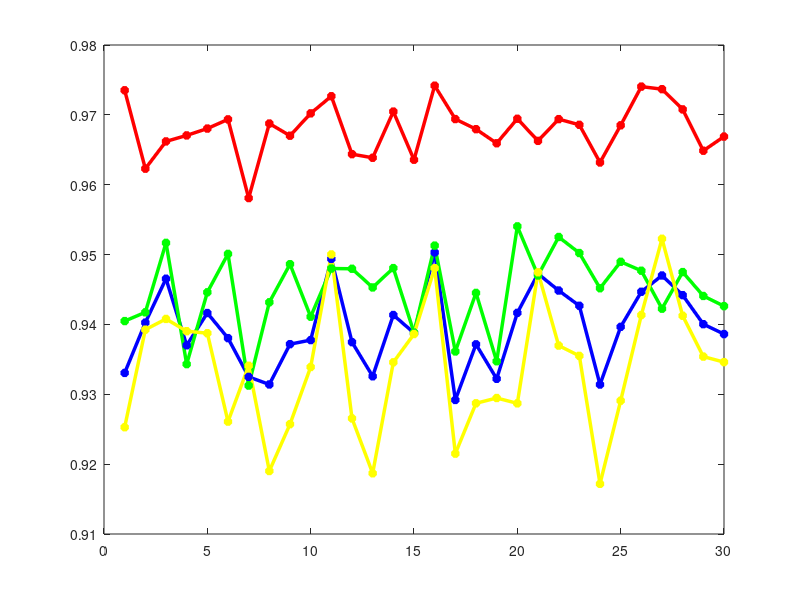

Reproduce this figure in MATLAB. (Note: this script raises an error after producing the figure.)
clc
clear
load('passcl_R.mat');
load('passre_R.mat');
figure
plot(1:30,result.AUC(:,1),'b-','LineWidth',2.5);
hold on
plot(1:30,result.AUC(:,2),'g-','LineWidth',2.5);
hold on
plot(1:30,result.AUC(:,3),'y-','LineWidth',2.5);
hold on
plot(1:30,result.AUC(:,4),'r-','LineWidth',2.5);
hold on

plot(1:30,result.AUC(:,1),'b*','LineWidth',2.5);
hold on
plot(1:30,result.AUC(:,2),'g*','LineWidth',2.5);
hold on
plot(1:30,result.AUC(:,3),'y*','LineWidth',2.5);
hold on
plot(1:30,result.AUC(:,4),'r*','LineWidth',2.5);


legend('MLO or CC view','MLO view','CC view','MLO and CC view',4);
title('\fontsize{10}the comparison between classification from two views and single view(1)')
ylabel('AUC');
xlabel('Test ');
axis([0,31,0.8,1]);
figure
plot(1:30,result.F1measure(:,1),'b-','LineWidth',2.5);
hold on
plot(1:30,result.F1measure(:,2),'g-','LineWidth',2.5);
hold on
plot(1:30,result.F1measure(:,3),'y-','LineWidth',2.5);
hold on
plot(1:30,result.F1measure(:,4),'r-','LineWidth',2.5);
hold on


plot(1:30,result.F1measure(:,1),'b*','LineWidth',2.5);
hold on
plot(1:30,result.F1measure(:,2),'g*','LineWidth',2.5);
hold on
plot(1:30,result.F1measure(:,3),'y*','LineWidth',2.5);
hold on
plot(1:30,result.F1measure(:,4),'r*','LineWidth',2.5);
hold on



legend('MLO or CC view','MLO view','CC view','MLO and CC view',4);
title('\fontsize{10}the comparison between classification from two views and single view(2)')
ylabel('F1measure');
xlabel('Test ');
axis([0,31,0.8,1]);


figure
plot(1:30,-1*diff_te(:,1),'b-','LineWidth',2.5);
hold on
plot(1:30,-1*diff_te(:,2),'g-','LineWidth',2.5);
hold on
plot(1:30,-1*diff_te(:,3),'y-','LineWidth',2.5);
hold on
plot(1:30,-1*diff_te(:,4),'r-','LineWidth',2.5);
hold on



plot(1:30,-1*diff_te(:,1),'b*','LineWidth',2.5);
hold on
plot(1:30,-1*diff_te(:,2),'g*','LineWidth',2.5);
hold on
plot(1:30,-1*diff_te(:,3),'y*','LineWidth',2.5);
hold on
plot(1:30,-1*diff_te(:,4),'r*','LineWidth',2.5);



legend('MLO or CC view','MLO view','CC view','MLO and CC view',4);
title('\fontsize{10}the comparison between ordinal regression from two views and single view (1)')
ylabel('Mean squared error');
xlabel('Test ');
axis([0,31,0,1.2]);
figure
plot(1:30,accuracy_te(:,1),'b-','LineWidth',2.5);
hold on
plot(1:30,accuracy_te(:,2),'g-','LineWidth',2.5);
hold on
plot(1:30,accuracy_te(:,3),'y-','LineWidth',2.5);
hold on
plot(1:30,accuracy_te(:,4),'r-','LineWidth',2.5);
hold on



plot(1:30,accuracy_te(:,1),'b*','LineWidth',2.5);
hold on
plot(1:30,accuracy_te(:,2),'g*','LineWidth',2.5);
hold on
plot(1:30,accuracy_te(:,3),'y*','LineWidth',2.5);
hold on
plot(1:30,accuracy_te(:,4),'r*','LineWidth',2.5);


legend('MLO or CC view','MLO view','CC view','MLO and CC view',4);
title('\fontsize{10}the comparison between ordinal regression from two views and single view (2)')
ylabel('Testing accuracy');
xlabel('Test ');
axis([0,31,0.3,0.7]);